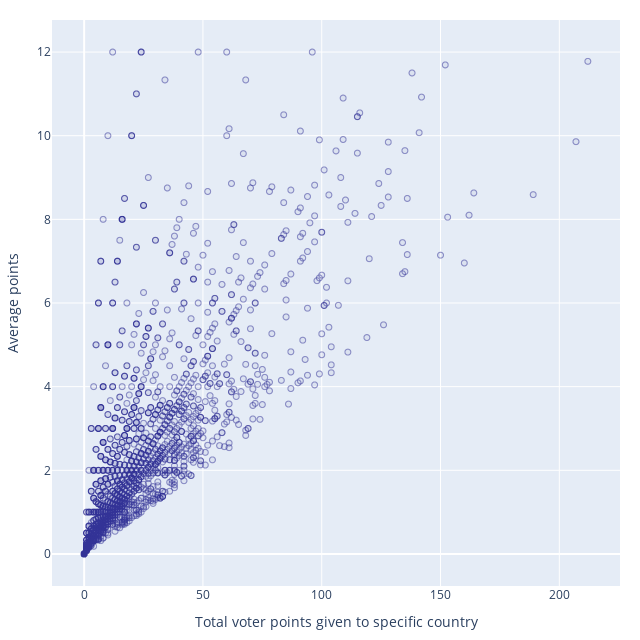

Notebook cell for this chart:
### Markdown cell above
To better explore the patterns yourself, we made an interactive visualisation. Hovering over the datapoints will show who voted for whom how often and what the average and total scores were. The left upper corner shows where countries have only voted a few times for another country, but given them very high points. For example, the top point in the left upper corner reveals that Serbia 🇷🇸 has only voted for Montenegro 🇲🇪 once, but given them 12 points, the highest score.

### Code cell
import plotly.express as px

# Render an interactive (hoverable) plot
fig = px.scatter(votes, x='total_points', y='average_points')
fig.update_traces(hovertemplate='Performer: %{customdata[0]}'
                  + '<br>Voter: %{customdata[1]}'
                  + '<br>Total Eurovisions competed: %{customdata[2]}'
                  + '<br>Total times voted for by selected country: %{customdata[3]}'
                  + '<br>Total points given: %{customdata[4]}'
                  + '<br>Average points: %{customdata[5]:.2f}',
                  customdata=votes,
                  marker={'color': 'rgba(50, 50, 150, 0.1)', 'opacity': 0.5, 'size': 6,
                          'line': {'color': 'rgba(50, 50, 150, 1.0)', 'width': 1}})
fig.update_layout(hoverlabel_align='left', width=640, height=640, margin=dict(l=20, r=20, t=20, b=20),
                  xaxis={'title': 'Total voter points given to specific country'},
                  yaxis={'title': 'Average points'})
fig.show()

### Figure 1 — Plotly figure (JSON) as saved in the notebook; plotly's stock layout.template omitted (floating-point values rounded to 4 significant figures; data arrays with more than 128 entries replaced by an {"elided": "..."} marker saying what was removed)
{"data": [{"customdata": {"elided": "2401x9 mixed values"}, "hovertemplate": "Performer: %{customdata[0]}<br>Voter: %{customdata[1]}<br>Total Eurovisions competed: %{customdata[2]}<br>Total times voted for by selected country: %{customdata[3]}<br>Total points given: %{customdata[4]}<br>Average points: %{customdata[5]:.2f}", "legendgroup": "", "marker": {"color": "rgba(50, 50, 150, 0.1)", "line": {"color": "rgba(50, 50, 150, 1.0)", "width": 1}, "opacity": 0.5, "size": 6, "symbol": "circle"}, "mode": "markers", "name": "", "showlegend": false, "type": "scattergl", "x": {"elided": "2401 int values"}, "xaxis": "x", "y": {"elided": "2401 float values"}, "yaxis": "y"}], "layout": {"height": 640, "hoverlabel": {"align": "left"}, "legend": {"tracegroupgap": 0}, "margin": {"b": 20, "l": 20, "r": 20, "t": 20}, "width": 640, "xaxis": {"anchor": "y", "domain": [0, 1], "title": {"text": "Total voter points given to specific country"}}, "yaxis": {"anchor": "x", "domain": [0, 1], "title": {"text": "Average points"}}}}
